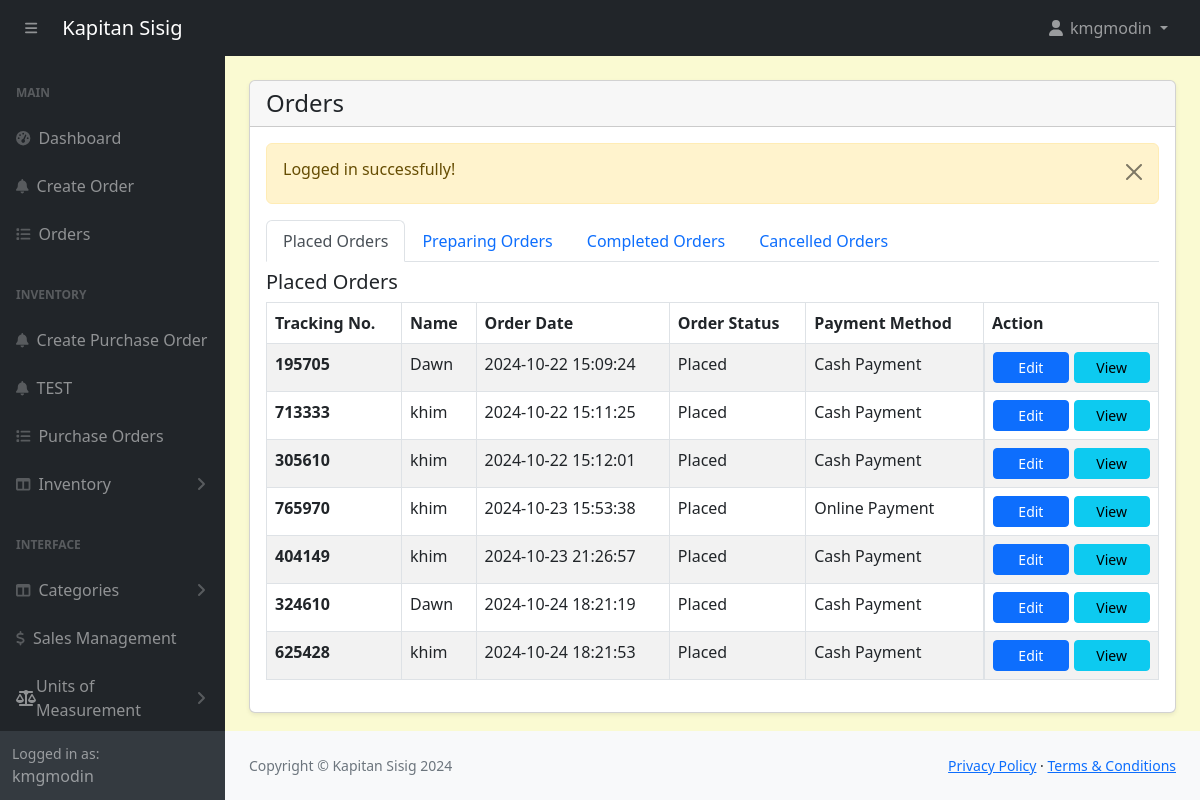
/POS-System-KapitanSisig/admin/orders.php (signed in), run on the app's committed database.
### tables this page shows
CREATE TABLE `orders` (
  `id` int(11) NOT NULL,
  `customer_id` int(11) NOT NULL,
  `tracking_no` varchar(100) NOT NULL,
  `invoice_no` varchar(100) NOT NULL,
  `total_amount` varchar(100) NOT NULL,
  `order_date` datetime DEFAULT NULL,
  `order_status` enum('Placed','Preparing','Completed','Cancelled') NOT NULL DEFAULT 'Placed' COMMENT 'placed, preparing, completed, cancelled',
  `payment_mode` varchar(100) NOT NULL COMMENT 'cash,online',
  `order_placed_by_id` varchar(100) NOT NULL
);

CREATE TABLE `customers` (
  `id` int(11) NOT NULL,
  `name` varchar(566) NOT NULL
);

### POS-System-KapitanSisig/admin/orders.php (the view, shortened to what this page needs)
<?php include('includes/header.php'); ?>
<div class="container-fluid px-4">
    <div class="card mt-4 shadow-sm">
        <div class="card-header">
            <h4 class="mb-0">Orders</h4>
        </div>
        <div class="card-body">
        <?php
            $query = "SELECT o.*, c.* FROM orders o, customers c WHERE c.id = o.customer_id ORDER BY o.id DESC";
            $orders = mysqli_query($conn, $query);
            if ($orders) {
                if (mysqli_num_rows($orders) > 0) {
                    $placedOrdersQuery = "SELECT o.*, c.* FROM orders o, customers c WHERE c.id = o.customer_id AND o.order_status = 'Placed' ORDER BY o.order_date ASC";
                    $placedOrdersResult = mysqli_query($conn, $placedOrdersQuery);
                    ?>
                    <ul class="nav nav-tabs" id="orderTabs" role="tablist">
                        <li class="nav-item" role="presentation">
                            <a class="nav-link active" id="placed-orders-tab" data-bs-toggle="tab" href="#placedOrders" role="tab" aria-controls="placedOrders" aria-selected="true">Placed Orders</a>
                        </li>
                        <li class="nav-item" role="presentation">
                            <a class="nav-link" id="preparing-orders-tab" data-bs-toggle="tab" href="#preparingOrders" role="tab" aria-controls="preparingOrders" aria-selected="false">Preparing Orders</a>
                        </li>
                        <li class="nav-item" role="presentation">
                            <a class="nav-link" id="completed-orders-tab" data-bs-toggle="tab" href="#completedOrders" role="tab" aria-controls="completedOrders" aria-selected="false">Completed Orders</a>
                        </li>
                        <li class="nav-item" role="presentation">
                            <a class="nav-link" id="cancelled-orders-tab" data-bs-toggle="tab" href="#cancelledOrders" role="tab" aria-controls="cancelledOrders" aria-selected="false">Cancelled Orders</a>
                        </li>
                    </ul>
                    <div class="tab-content" id="orderTabsContent">
                        <div class="tab-pane fade show active" id="placedOrders" role="tabpanel" aria-labelledby="placed-orders-tab">
                            <div class="mt-2">
                                <h5>Placed Orders</h5>
                                <table class="table table-striped table-bordered">
                                    <thead>
                                        <tr>
                                            <th>Tracking No.</th>
                                            <th>Name</th>
                                            <th>Order Date</th>
                                            <th>Order Status</th>
                                            <th>Payment Method</th>
                                            <th style="width: 175px;">Action</th>
                                        </tr>
                                    </thead>
                                    <tbody>
                                        <?php while ($orderItem = mysqli_fetch_assoc($placedOrdersResult)): ?>
                                            <tr>
                                                <td class="fw-bold"><?= $orderItem['tracking_no']; ?></td>
                                                <td><?= $orderItem['name']; ?></td>
                                                <td><?= $orderItem['order_date']; ?></td>
                                                <td><?= $orderItem['order_status']; ?></td>
                                                <td><?= $orderItem['payment_mode']; ?></td>
                                                <td style="display: flex; justify-content: space-between; gap: 5px;">
                                                    <a href="order-edit.php?track=<?= $orderItem['tracking_no']; ?>" class="btn btn-primary btn-sm w-100">Edit</a>
                                                    <a href="orders-view.php?track=<?= $orderItem['tracking_no']; ?>" class="btn btn-info btn-sm w-100">View</a>
                                                </td>
                                            </tr>
                                        <?php endwhile; ?>
                                    </tbody>
                                </table>
                            </div>
                        </div>
                    </div>
                    <?php
                } else {
                    echo "<p>No orders found.</p>";
                }
            }
        ?>
        </div>
    </div>
</div>
<?php include('includes/footer.php'); ?>

### POS-System-KapitanSisig/admin/assets/css/custom.css (style rules this page uses)
body { margin: 0; font-family: system-ui, -apple-system, "Segoe UI", Roboto, "Helvetica Neue", "Noto Sans", "Liberation Sans", Arial, sans-serif; font-size: 1rem; font-weight: 400; line-height: 1.5; color: #212529; text-align: left; background-color: #FAFAD2; -webkit-text-size-adjust: 100%; -webkit-tap-highlight-color: rgba(0, 0, 0, 0); }

### data on the page
orders: tracking_no "195705", customer.name "Dawn", order_date "2024-10-22 15:09:24", order_status "Placed", payment_mode "Cash Payment"
orders: tracking_no "713333", customer.name "khim", order_date "2024-10-22 15:11:25", order_status "Placed", payment_mode "Cash Payment"
orders: tracking_no "305610", customer.name "khim", order_date "2024-10-22 15:12:01", order_status "Placed", payment_mode "Cash Payment"
orders: tracking_no "765970", customer.name "khim", order_date "2024-10-23 15:53:38", order_status "Placed", payment_mode "Online Payment"
orders: tracking_no "404149", customer.name "khim", order_date "2024-10-23 21:26:57", order_status "Placed", payment_mode "Cash Payment"
orders: tracking_no "324610", customer.name "Dawn", order_date "2024-10-24 18:21:19", order_status "Placed", payment_mode "Cash Payment"
orders: tracking_no "625428", customer.name "khim", order_date "2024-10-24 18:21:53", order_status "Placed", payment_mode "Cash Payment"

### other printed values
$_SESSION['loggedInUser']['username'] "kmgmodin"
$_SESSION['message'] "Logged in successfully!"
